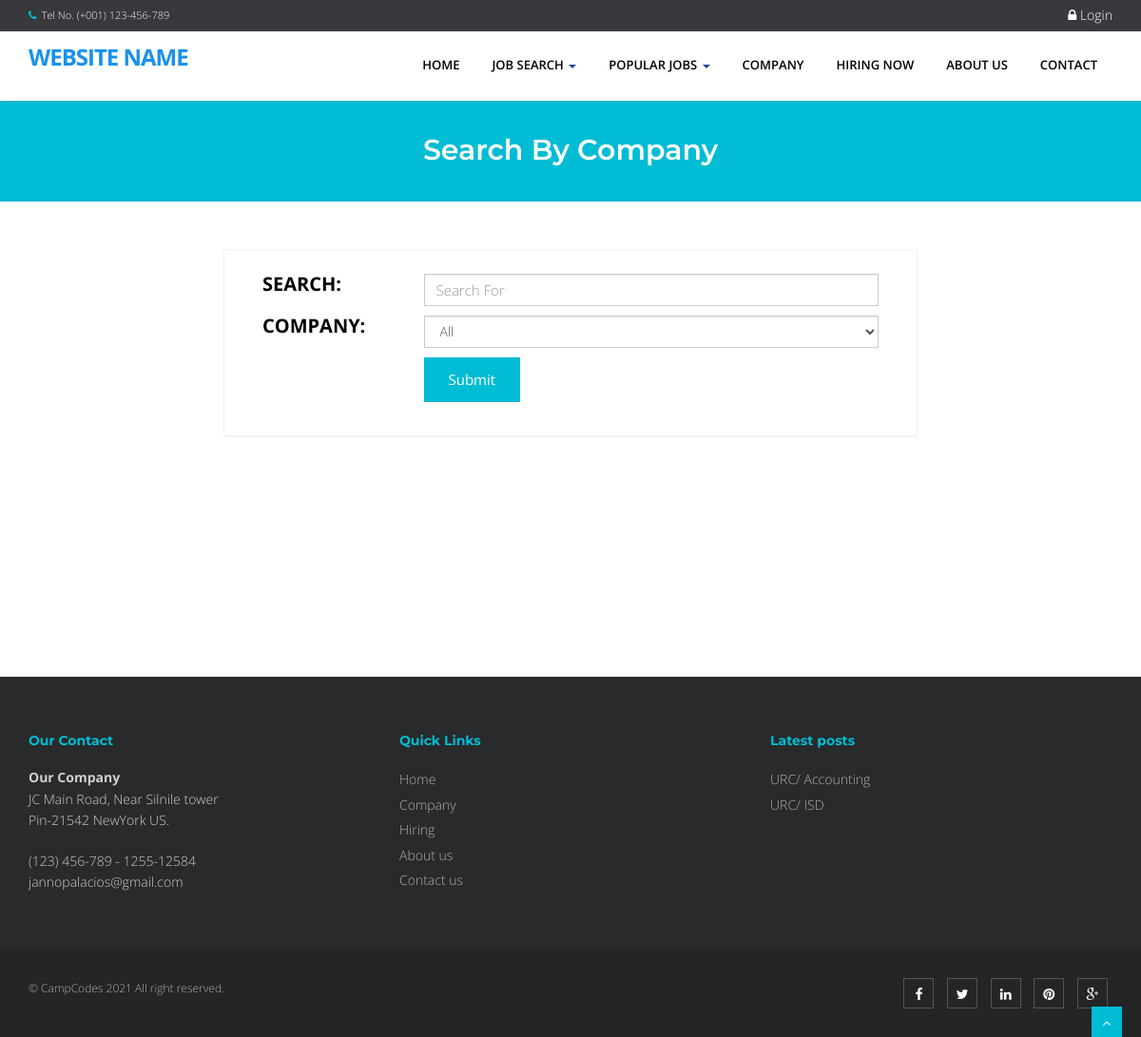
The page /Source Code/eris/index.php?q=search-company on the database its author committed.
### tables this page shows
CREATE TABLE `tblcompany` (
  `COMPANYID` int(11) NOT NULL,
  `COMPANYNAME` varchar(90) NOT NULL,
  `COMPANYADDRESS` varchar(90) NOT NULL,
  `COMPANYCONTACTNO` varchar(30) NOT NULL,
  `COMPANYSTATUS` varchar(90) NOT NULL,
  `COMPANYMISSION` text NOT NULL
);

CREATE TABLE `tbljob` (
  `JOBID` int(11) NOT NULL,
  `COMPANYID` int(11) NOT NULL,
  `CATEGORY` varchar(250) NOT NULL,
  `OCCUPATIONTITLE` varchar(90) NOT NULL,
  `REQ_NO_EMPLOYEES` int(11) NOT NULL,
  `SALARIES` double NOT NULL,
  `DURATION_EMPLOYEMENT` varchar(90) NOT NULL,
  `QUALIFICATION_WORKEXPERIENCE` text NOT NULL,
  `JOBDESCRIPTION` text NOT NULL,
  `PREFEREDSEX` varchar(30) NOT NULL,
  `SECTOR_VACANCY` text NOT NULL,
  `JOBSTATUS` varchar(90) NOT NULL,
  `DATEPOSTED` datetime NOT NULL
);

### Source Code/eris/index.php (called while the page is built, shortened)
<?php
require_once("include/initialize.php");
$view = (isset($_GET['q']) && $_GET['q'] != '') ? $_GET['q'] : '';
switch ($view) {
	case 'search-company' :
        $title='Search by Company';
		break;
}
require_once("theme/templates.php");
?>

### Source Code/eris/include/database.php (called while the page is built, shortened)
<?php
class Database {
	var $sql_string = '';
	private $conn;
	public function open_connection() {
		$this->conn = mysqli_connect(server,user,pass);
		if(!$this->conn){
			echo "Problem in database connection! Contact administrator!";
			exit();
		}else{
			$db_select = mysqli_select_db($this->conn,database_name);
		}
	}
	function setQuery($sql='') {
		$this->sql_string=$sql;
	}
	function executeQuery() {
		$result = mysqli_query($this->conn,$this->sql_string);
		return $result;
	}
	private function confirm_query($result) {
		return $result;
	}
	function loadResultList( $key='' ) {
		$cur = $this->executeQuery();
		$array = array();
		while ($row = mysqli_fetch_object($cur)) {
			if ($key) {
				$array[$row->$key] = $row;
			} else {
				$array[] = $row;
			}
		}
		return $array;
	}
}
$mydb = new Database();
?>

### Source Code/eris/theme/templates.php (the view, shortened to what this page needs)
 <!DOCTYPE html>
<html lang="en">
<head>
<link href="<?php echo web_root; ?>plugins/home-plugins/css/bootstrap.min.css" rel="stylesheet" />
<link href="<?php echo web_root; ?>plugins/home-plugins/css/fancybox/jquery.fancybox.css" rel="stylesheet">
<link href="<?php echo web_root; ?>plugins/home-plugins/css/flexslider.css" rel="stylesheet" />
<link href="<?php echo web_root; ?>plugins/home-plugins/css/style.css" rel="stylesheet" />
<link rel="stylesheet" href="<?php echo web_root;?>plugins/font-awesome/css/font-awesome.min.css">
<link rel="stylesheet" href="<?php echo web_root;?>plugins/dataTables/jquery.dataTables.min.css">
<link rel="stylesheet" href="<?php echo web_root;?>plugins/dataTables/jquery.dataTables_themeroller.css">
<link href="<?php echo web_root; ?>plugins/datepicker/bootstrap-datetimepicker.min.css" rel="stylesheet" media="screen">
<link href="<?php echo web_root; ?>plugins/datepicker/datepicker3.css" rel="stylesheet" media="screen">
</head>
<body>
<div id="wrapper" class="home-page">
  <header>
        <div class="topbar navbar-fixed-top">
          <div class="container">
            <div class="row">
              <div class="col-md-12">
                <p class="pull-left hidden-xs"><i class="fa fa-phone"></i>Tel No. (+001) 123-456-789</p>
                <?php if (isset($_SESSION['APPLICANTID'])) {
                    $sql = "SELECT count(*) as 'COUNTNOTIF' FROM `tbljob` ORDER BY `DATEPOSTED` DESC";
                    $mydb->setQuery($sql);
                    $showNotif = $mydb->loadSingleResult();
                    $notif =isset($showNotif->COUNTNOTIF) ? $showNotif->COUNTNOTIF : 0;
                    $applicant = new Applicants();
                    $appl  = $applicant->single_applicant($_SESSION['APPLICANTID']);
                    $sql ="SELECT count(*) as 'COUNT' FROM `tbljobregistration` WHERE `PENDINGAPPLICATION`=0 AND `HVIEW`=0 AND `APPLICANTID`='{$appl->APPLICANTID}'";
                    $mydb->setQuery($sql);
                    $showMsg = $mydb->loadSingleResult();
                    $msg =isset($showMsg->COUNT) ? $showMsg->COUNT : 0;
                    echo ' <p class="pull-right login"><a title="View Notification(s)" href="'.web_root.'applicant/index.php?view=notification"> <i class="fa fa-bell-o"></i> <span class="label label-success">'.$notif.'</span></a> | <a title="View Message(s)" href="'.web_root.'applicant/index.php?view=message"> <i class="fa fa-envelope-o"></i> <span class="label label-success">'.$msg.'</span></a> | <a title="View Profile" href="'.web_root.'applicant/"> <i class="fa fa-user"></i> Howdy, '. $appl->FNAME. ' '.$appl->LNAME .' </a> | <a href="'.web_root.'logout.php">  <i class="fa fa-sign-out"> </i>Logout</a> </p>';
                    }else{ ?>
                      <p   class="pull-right login"><a data-target="#myModal" data-toggle="modal" href=""> <i class="fa fa-lock"></i> Login </a></p>
                <?php } ?>
              </div>
            </div>
          </div>
        </div>
        <div style="min-height: 30px;"></div>
        <div class="navbar navbar-default navbar-static-top" >
            <div class="container">
                <div class="navbar-header">
                    <a class="navbar-brand" href="<?php echo web_root; ?>index.php">Website Name</a>
                </div>
                <div class="navbar-collapse collapse ">
                    <ul class="nav navbar-nav">
                        <li class="<?php echo !isset($_GET['q'])? 'active' :''?>"><a href="<?php echo web_root; ?>index.php">Home</a></li>
                        <li class="dropdown">
                          <a href="#" data-toggle="dropdown" class="dropdown-toggle">Job Search <b class="caret"></b></a>
                       </li>
                      <li class="dropdown <?php  if(isset($_GET['q'])) { if($_GET['q']=='category'){ echo 'active'; }else{ echo ''; }}  ?>">
                          <a href="#" data-toggle="dropdown" class="dropdown-toggle">Popular Jobs <b class="caret"></b></a>
                            <?php
                            $sql = "SELECT * FROM `tblcategory` LIMIT 10";
                            $mydb->setQuery($sql);
                            ?>
                       </li>
                        <li class="<?php  if(isset($_GET['q'])) { if($_GET['q']=='company'){ echo 'active'; }else{ echo ''; }}  ?>"><a href="<?php echo web_root; ?>index.php?q=company">Company</a></li>
                        <li class="<?php  if(isset($_GET['q'])) { if($_GET['q']=='hiring'){ echo 'active'; }else{ echo ''; }} ?>"><a href="<?php echo web_root; ?>index.php?q=hiring">Hiring Now</a></li>
                        <li class="<?php  if(isset($_GET['q'])) { if($_GET['q']=='About'){ echo 'active'; }else{ echo ''; }}  ?>"><a href="<?php echo web_root; ?>index.php?q=About">About Us</a></li>
                        <li class="<?php  if(isset($_GET['q'])) { if($_GET['q']=='Contact'){ echo 'active'; }else{ echo ''; }}  ?>"><a href="<?php echo web_root; ?>index.php?q=Contact">Contact</a></li>
                    </ul>
                </div>
            </div>
        </div>
  </header>
      <?php
      if (isset($_GET['q'])) {
        echo '<section id="inner-headline">
            <div class="container">
                <div class="row">
                    <div class="col-lg-12">
                        <h2 class="pageTitle">'.$title.'</h2>
                    </div>
                </div>
            </div>
            </section>';
      }
        ?>
  <footer>
  <div class="container">
    <div class="row">
      <div class="col-md-4 col-sm-4">
        <div class="widget">
          <h5 class="widgetheading">Our Contact</h5>
          <address>
          <strong>Our Company</strong><br>
          JC Main Road, Near Silnile tower<br>
           Pin-21542 NewYork US.</address>
          <p>
            <i class="icon-phone"></i> (123) 456-789 - 1255-12584 <br>
            <i class="icon-envelope-alt"></i> jannopalacios@gmail.com
          </p>
        </div>
      </div>
      <div class="col-md-4 col-sm-4">
        <div class="widget">
          <h5 class="widgetheading">Quick Links</h5>
          <ul class="link-list">
            <li><a href="<?php echo web_root; ?>index.php">Home</a></li>
            <li><a href="<?php echo web_root; ?>index.php?q=company">Company</a></li>
            <li><a href="<?php echo web_root; ?>index.php?q=hiring">Hiring</a></li>
            <li><a href="<?php echo web_root; ?>index.php?q=About">About us</a></li>
            <li><a href="<?php echo web_root; ?>index.php?q=Contact">Contact us</a></li>
          </ul>
        </div>
      </div>
      <div class="col-md-4 col-sm-4">
        <div class="widget">
          <h5 class="widgetheading">Latest posts</h5>
          <ul class="link-list">
            <?php
                  $sql = "SELECT * FROM `tblcompany` c,`tbljob` j WHERE c.`COMPANYID`=j.`COMPANYID`   ORDER BY DATEPOSTED DESC LIMIT 3" ;
                  $mydb->setQuery($sql);
                  $cur = $mydb->loadResultList();
                  foreach ($cur as $result) {
                    echo ' <li><a href="'.web_root.'index.php?q=viewjob&search='.$result->JOBID.'">'.$result->COMPANYNAME . '/ '. $result->OCCUPATIONTITLE .'</a></li>';
                  }
              ?>
          </ul>
        </div>
      </div>
    </div>
  </div>
  <div id="sub-footer">
    <div class="container">
      <div class="row">
        <div class="col-lg-6">
          <div class="copyright">
            <p>
              <span>&copy; CampCodes 2021 All right reserved.
            </p>
          </div>
        </div>
        <div class="col-lg-6">
          <ul class="social-network">
            <li><a href="#" data-placement="top" title="Facebook"><i class="fa fa-facebook"></i></a></li>
            <li><a href="#" data-placement="top" title="Twitter"><i class="fa fa-twitter"></i></a></li>
            <li><a href="#" data-placement="top" title="Linkedin"><i class="fa fa-linkedin"></i></a></li>
            <li><a href="#" data-placement="top" title="Pinterest"><i class="fa fa-pinterest"></i></a></li>
            <li><a href="#" data-placement="top" title="Google plus"><i class="fa fa-google-plus"></i></a></li>
          </ul>
        </div>
      </div>
    </div>
  </div>
  </footer>
</div>
<a href="#" class="scrollup"><i class="fa fa-angle-up active"></i></a>
</body>
</html>

### Source Code/eris/theme/templates.php (style rules this page uses)
.login a { font-size: 14px; color: #fff; padding:0px; }

### rows shown on the page
tblcompany: COMPANYNAME "URC", tbljob.OCCUPATIONTITLE "Accounting", tbljob.OCCUPATIONTITLE "ISD"

### other values the page prints
$title "Search By Company"
